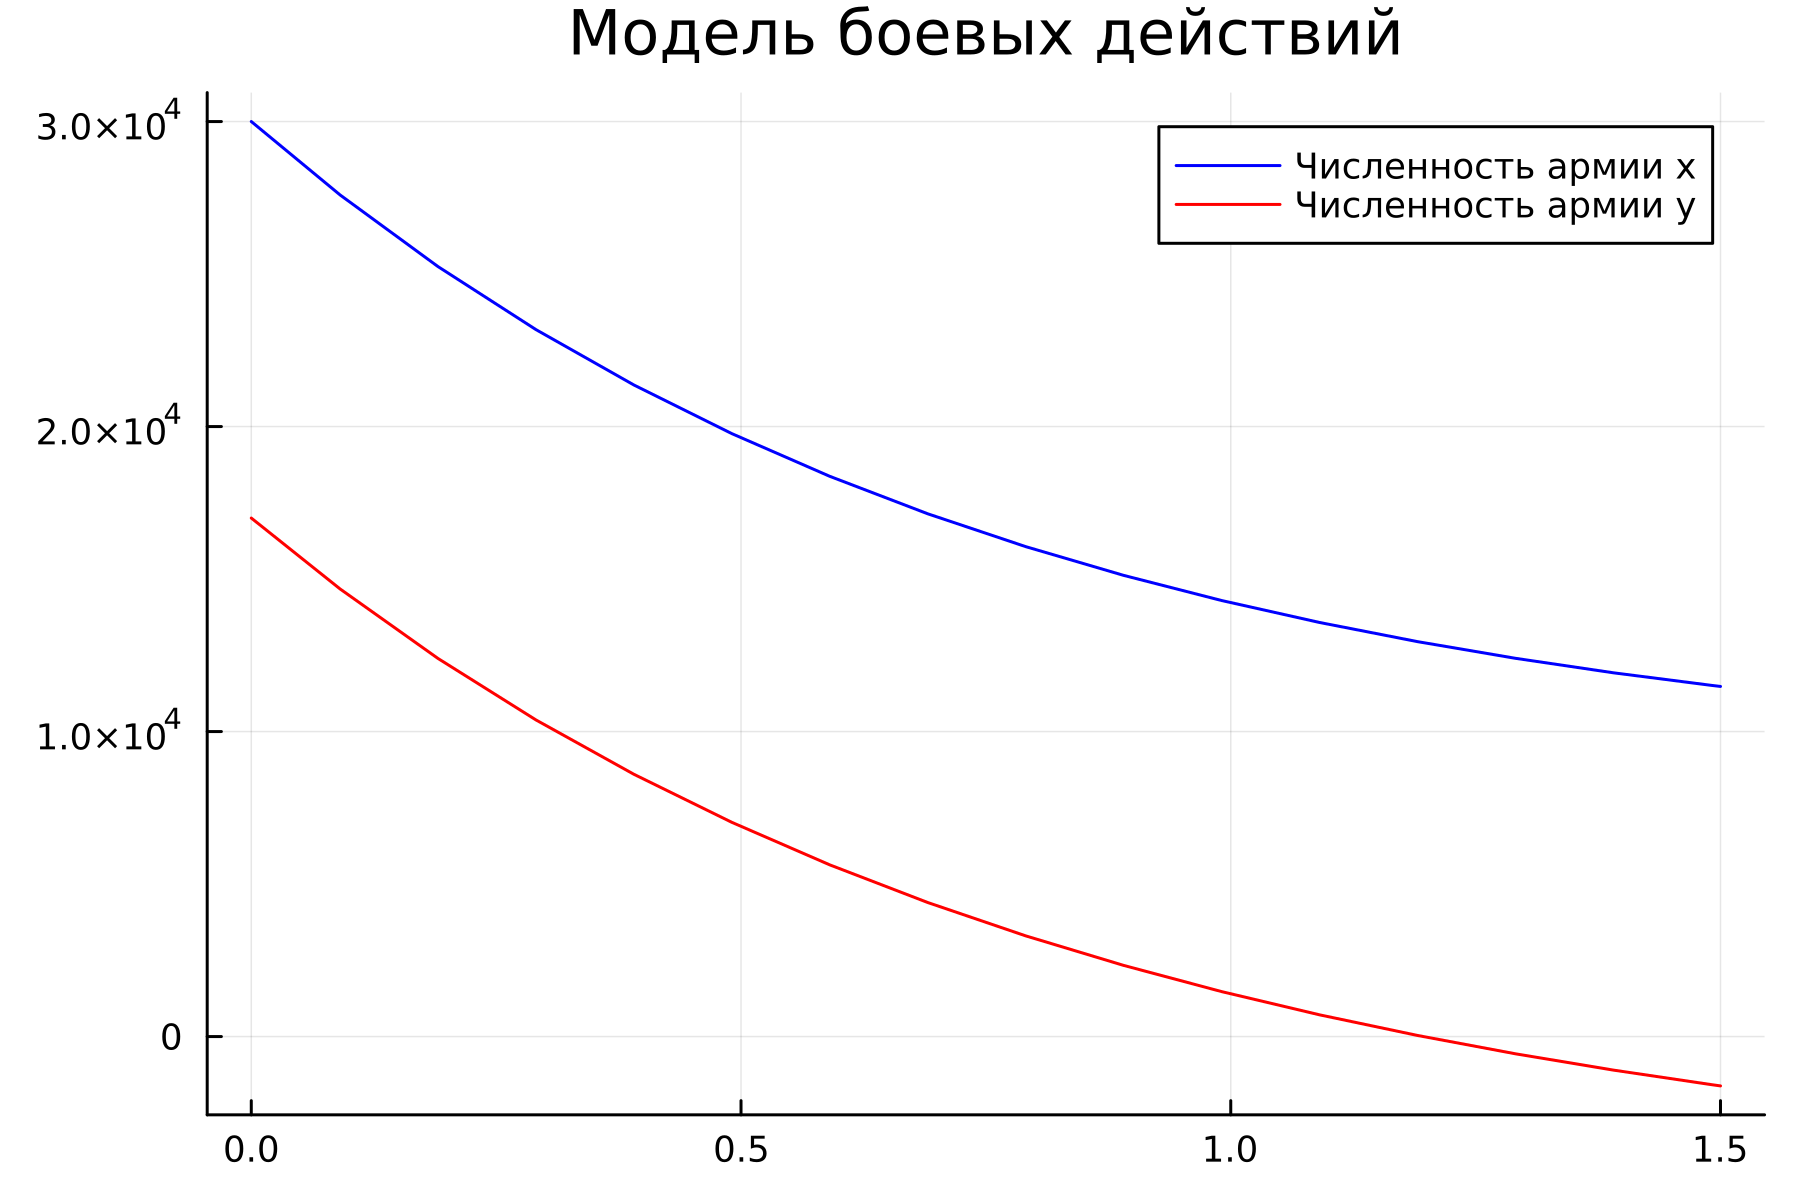

Here is the Julia script that generated this plot:
# Вариант 1
using Plots
using DifferentialEquations

x0 = 30000
y0 = 17000

a = 0.45 # константа, характеризующая степень влияния различных факторов на потери
b = 0.86 # эффективность боевых действий армии у
c = 0.49 # эффективность боевых действий армии х
h = 0.73 # константа, характеризующая степень влияния различных факторов на потери

function P(t)
    p = sin(t+1)
end

function Q(t)
    q = cos(t+2)
end

function ode_fn(du, u, p, t)
    x, y = u
    du[1] = - a*u[1] - b*u[2] + P(t) # изменение численности первой армии
    du[2] = - c*u[1] - h*u[2] + Q(t) # изменение численности второй
end

v0 = [x0, y0]
tspan = (0.0, 1.5)
prob = ODEProblem(ode_fn, v0, tspan)
sol = solve(prob, dtmax=0.1)

X = [u[1] for u in sol.u]
Y = [u[2] for u in sol.u]
T = [t for t in sol.t]

plt = plot(
  dpi=300,
  title="Модель боевых действий",
  legend=true)

plot!(
  plt,
  T,
  X,
  label="Численность армии x",
  color=:blue)

plot!(
  plt,
  T,
  Y,
  label="Численность армии y",
  color=:red)

savefig(plt, "lab03_1.png")
